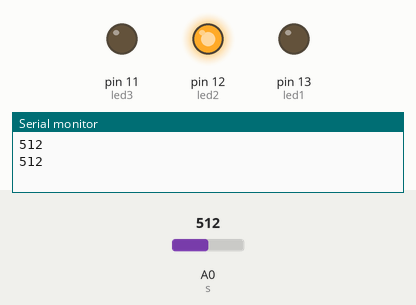
Simulated run of this sketch. Board: Arduino Uno, built with avr-gcc and run on an emulated ATmega328P. On the bench: output pins drawn as LEDs (lit = HIGH), the last lines printed to the serial monitor. The test bench sets the inputs (shaded band); at power-on: A0 (s) = 512.

Above: at 1.89 s.
1.9 s: A0 (s) set to 6
At 2.48 s:
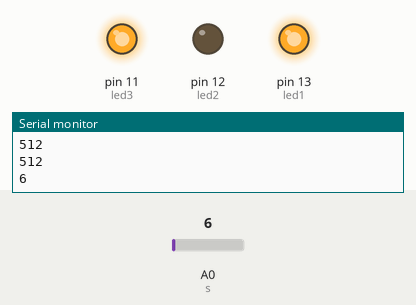
5.4 s: A0 (s) set to 3
At 5.61 s:
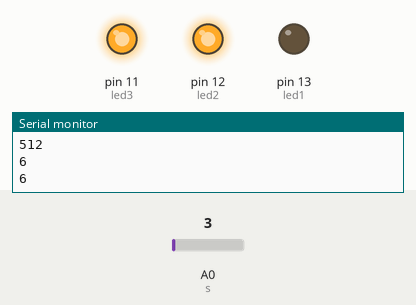
At 7.1 s:
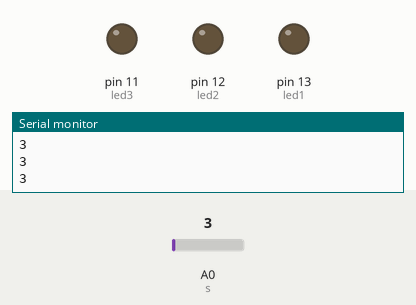
7.8 s: A0 (s) set to 1023
11.3 s: A0 (s) set to 716
Timing chart, 0 to 15.8 s (numbered marks = the images above; inputs shaded):
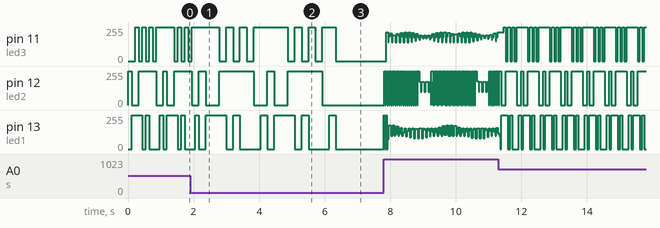

Measured:
- the behaviour switches between 5 and 4 on A0 (s) (found by bisection; images 1 and 2)
- after the input at 5.4 s, pin 12 (led2): goes on until 5.9 s, then stays 0/255; pin 13 (led1): goes on until 6.3 s, then stays 0/255
- by itself, pin 11 (led3): repeats every 0.67 s: 2 × (0/255 0.07 s, 255/255 0.07 s), 0/255 0.07 s, 255/255 0.34 s

The sketch:

Potentiometer.ino
```cpp
int led1 = 13;
int led2 = 12;
int led3 = 11;
int s = A0;
int temp1,temp2;

void setup(){
  pinMode(s, INPUT);
  Serial.begin(9600);
}

void loop(){

  // use Variable Resister to control speed of LED
  temp1 = analogRead(s);
  Serial.println(temp1);
  temp1 = temp1 / 5;
  temp2 = 205 - temp1;

  if(temp2 == 205){
    LED_BLANK();
  } else {
    swipe(temp2);
  }
}

// function for define each LED
void LED(int l1, int l2, int l3){
  pinMode(l1, OUTPUT);
  digitalWrite(l1, HIGH);
  pinMode(l2, OUTPUT);
  digitalWrite(l2, LOW);
  pinMode(l3, INPUT);
  digitalWrite(l3, LOW);
  delay(5);
}

// function for blank LED
void LED_BLANK(){
  pinMode(led1, OUTPUT);
  digitalWrite(led1, LOW);
  pinMode(led2, OUTPUT);
  digitalWrite(led2, LOW);
  pinMode(led3, OUTPUT);
  digitalWrite(led3, LOW);
  delay(3);
}

// function Blink LED from 1 to 6 and back to 1
void swipe(int d){
  LED1();
  delay(d);
  LED2();
  delay(d);
  LED3();
  delay(d);
  LED4();
  delay(d);
  LED5();
  delay(d);
  LED6();
  delay(d);
  LED5();
  delay(d);
  LED4();
  delay(d);
  LED3();
  delay(d);
  LED2();
  delay(d);
}

// function for set LED 1 - 6 on
void LED1(){
  LED(led2,led1,led3);
}

void LED2(){
  LED(led1,led2,led3);
}

void LED3(){
  LED(led3,led2,led1);
}

void LED4(){
  LED(led2,led3,led1);
}

void LED5(){
  LED(led3,led1,led2);
}

void LED6(){
  LED(led1,led3,led2);
}

// function delay
void dl(){
  delay(40);
}
```
